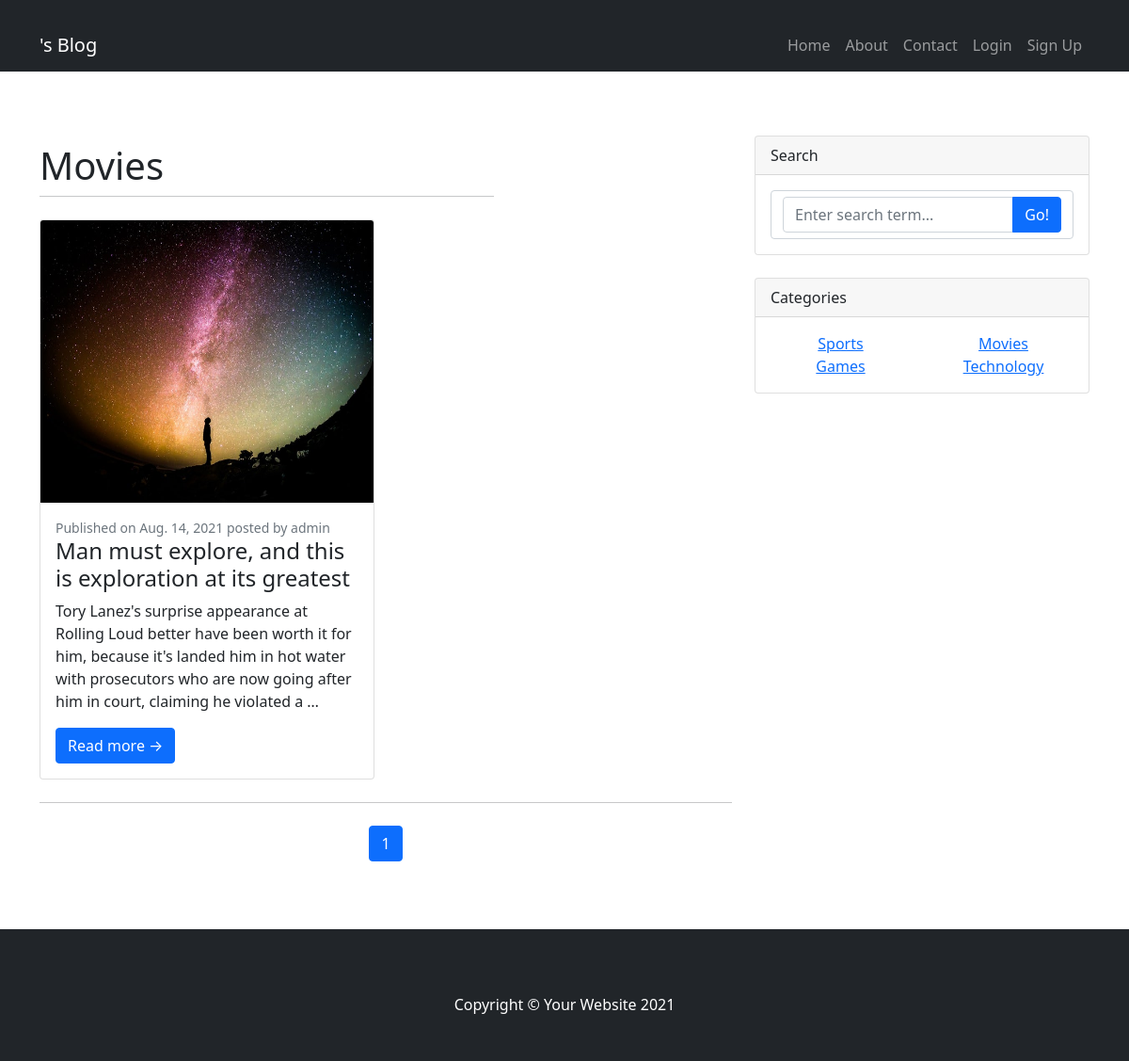
/category/movies/, run on the app's committed database.
### blog/models.py (models this page shows, shortened)
class Category(models.Model):
    name = models.CharField(max_length=200, unique=True)
    slug = models.SlugField(allow_unicode=True, unique=True, blank=True)
    class Meta:
        verbose_name_plural = 'Categories'

class Post(models.Model):
    author = models.ForeignKey(User, on_delete=models.CASCADE)
    title = models.CharField(max_length=200)
    content = models.TextField()
    slug = models.SlugField(allow_unicode=True, unique=True, blank=True)
    image = models.ImageField(default='post.jpg', upload_to='post_pics/')
    created_date = models.DateField(default=timezone.now)
    published_date = models.DateField(blank=True, null=True)
    category = models.ForeignKey('blog.category', on_delete=models.CASCADE)

### blog/views.py (the view)
# urls.py: path('category/<slug:slug>/', views.CategoryDetailView.as_view(), name='category_detail')
class CategoryDetailView(CategoryMixin,DetailView):
    context_object_name = 'category'
    model = Category
    template_name = 'blog/category_detail.html'
    paginate_by = 8
    def get_context_data(self, **kwargs):
        context =super(CategoryDetailView, self).get_context_data(**kwargs)
        cat_posts = self.get_cat_posts()
        context['cat_posts'] = cat_posts
        context['page_obj'] = cat_posts
        return context
    def get_cat_posts(self):
        queryset = self.get_categories()
        paginator = Paginator(queryset,8)
        page = self.request.GET.get('page')
        cat_posts = paginator.get_page(page)
        return cat_posts

### blog/views.py (called while the page is built)
    def get_categories(self):
        return Category.objects.all()

    def get_context_data(self, **kwargs):
        context = super(CategoryMixin, self).get_context_data(**kwargs)
        context['categories'] = self.get_categories()
        return context

### blog/templates/blog/category_detail.html (shortened to what this page needs)
{% extends 'blog/base.html' %}
{% block content %}
<div class="row justify-content-left">
    <div class="col-8">
      <h1 class="mt-2">{{ category.name }}</h1>
      <hr class="mt-0 mb-4">
    </div>
</div>
<div class="row">
    {% for post in category.post_set.all %}
    <div class="col-lg-6">
        <div class="card mb-4">
            <a href="#!"><img class="card-img-top" src="{{ post.image.url }}" height="300px"  alt="..." /></a>
            <div class="card-body">
                <div class="small text-muted">Published on {{ post.published_date }} posted by {{ post.author.username }}</div>
                <h2 class="card-title h4">{{ post.title }}</h2>
                <p class="card-text">{{ post.content|safe|truncatechars:200 }}</p>
                <a class="btn btn-primary" href="{% url 'post_detail' slug=post.slug %}">Read more →</a>
            </div>
        </div>
    </div>
    {% empty %}
    <div class="row justify-content-left">
        <div class="col-8">
          <h1 class="mt-2">You have no posts to display</h1>
        </div>
    </div>
    {% endfor %}
</div>
{% if category.post_set.all %}
<nav aria-label="Pagination">
    <hr class="my-0" />
    <ul class="pagination justify-content-center my-4">
        <li class="page-item active" aria-current="page"><a class="page-link" href="?page={{ page_obj.number }}">{{ page_obj.number }}</a></li>
    </ul>
</nav>
{% endif %}
{% endblock %}

### blog/templates/blog/base.html (shortened to what this page needs)
<!DOCTYPE html>
{% load static %}
<html lang="en">
    <head>
        <link href="{% static 'css/styles.css' %}" rel="stylesheet" />
    </head>
    <body>
        <nav class="navbar navbar-expand-lg navbar-dark bg-dark">
            <div class="container">
                <a class="navbar-brand" href="#!">{{ user.first_name }}'s Blog</a>
                <div class="collapse navbar-collapse" id="navbarSupportedContent">
                    <ul class="navbar-nav ms-auto mb-2 mb-lg-0">
                        <li class="nav-item"><a class="nav-link" href="{% url 'post_list' %}">Home</a></li>
                        <li class="nav-item"><a class="nav-link" href="#!">About</a></li>
                        <li class="nav-item"><a class="nav-link" href="#!">Contact</a></li>
                        {% if user.is_authenticated %}
                        <li class="nav-item"><a class="nav-link" href="{% url 'accounts:logout' %}">Logout</a></li>
                        <li class="nav-item"><a class="nav-link active" aria-current="page" href="{% url 'dashboard' %}">Dashboard</a></li>
                        {% else %}
                        <li class="nav-item"><a class="nav-link" href="{% url 'accounts:login' %}">Login</a></li>
                        <li class="nav-item"><a class="nav-link" href="{% url 'accounts:signup' %}">Sign Up</a></li>
                        {% endif %}
                    </ul>
                </div>
            </div>
        </nav>
        <div class="container">
            <div class="row py-5">
                <div class="col-lg-8">
                    {% block content %}{% endblock %}
                </div>
                <div class="col-lg-4">
                    <div class="card mb-4">
                        <div class="card-header">Search</div>
                        <div class="card-body">
                            <form class="form-control" method="GET" action="{% url 'search_result' %}">
                            <div class="input-group">
                                <input class="form-control" name="q" type="text" placeholder="Enter search term..." aria-label="Enter search term..." aria-describedby="button-search" />
                                <button class="btn btn-primary" id="button-search" type="submit">Go!</button>
                            </div>
                            </form>
                        </div>
                    </div>
                    <div class="card mb-4">
                        <div class="card-header">Categories</div>
                        <div class="card-body">
                            <div class="row">
                                {% for category in categories %}
                                <div class="col-sm-6 text-center">
                                    <ul class="list-unstyled mb-0">
                                        <li><a href="{% url 'category_detail' slug=category.slug %}">{{ category.name }}</a></li>
                                    </ul>
                                </div>
                                {% endfor %}
                            </div>
                        </div>
                    </div>
                </div>
            </div>
        </div>
        <footer class="py-5 bg-dark">
            <div class="container"><p class="m-0 text-center text-white">Copyright &copy; Your Website 2021</p></div>
        </footer>
    </body>
</html>

### data on the page
Category: name "Movies"
Post: image (picture), published_date "Aug. 14, 2021", author.username "admin", title "Man must explore, and this is exploration at its greatest", content "Tory Lanez's surprise appearance at Rolling Loud better have been worth it for him, because it's landed him in hot water with prosecutors who are now going after him in court, claiming he violated a …"
Category: name "Sports"
Category: name "Games"
Category: name "Technology"

### other printed values
{{ page_obj.number }} "1"
